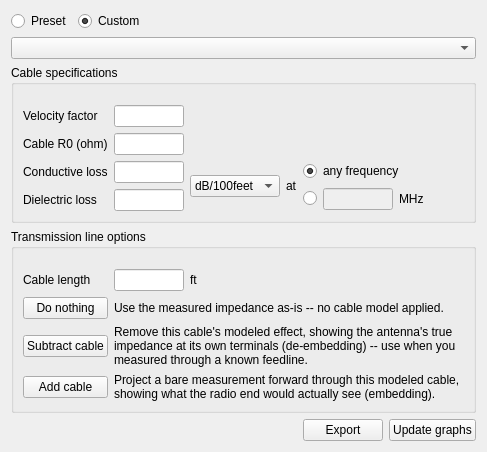
     <widget class="QWidget" name="Cable">
      <attribute name="title">
       <string>Cable</string>
      </attribute>
      <layout class="QVBoxLayout" name="verticalLayout_cable">
       <item>
        <layout class="QHBoxLayout" name="horizontalLayout_cableMode">
         <item>
          <widget class="QRadioButton" name="cablePresetRadio">
           <property name="toolTip">
            <string>Pick a cable type below -- velocity factor, R0, and loss figures are filled in from it and can't be hand-edited while Preset is selected.</string>
           </property>
           <property name="text">
            <string>Preset</string>
           </property>
          </widget>
         </item>
         <item>
          <widget class="QRadioButton" name="cableCustomRadio">
           <property name="toolTip">
            <string>Enter velocity factor, R0, and loss figures by hand -- e.g. from a manufacturer datasheet for a cable not in the preset list, or a velocity factor solved from Tools &gt; TDR Analysis.</string>
           </property>
           <property name="text">
            <string>Custom</string>
           </property>
           <property name="checked">
            <bool>true</bool>
           </property>
          </widget>
         </item>
         <item>
          <spacer name="horizontalSpacer_cableMode">
           <property name="orientation">
            <enum>Qt::Orientation::Horizontal</enum>
           </property>
           <property name="sizeHint" stdset="0">
            <size>
             <width>40</width>
             <height>20</height>
            </size>
           </property>
          </spacer>
         </item>
        </layout>
       </item>
       <item>
        <widget class="NoScrollComboBox" name="cableComboBox">
         <property name="sizePolicy">
          <sizepolicy hsizetype="Expanding" vsizetype="Fixed">
           <horstretch>0</horstretch>
           <verstretch>0</verstretch>
          </sizepolicy>
         </property>
        </widget>
       </item>
       <item>
        <widget class="QGroupBox" name="groupBox_8">
         <property name="sizePolicy">
          <sizepolicy hsizetype="Expanding" vsizetype="Preferred">
           <horstretch>0</horstretch>
           <verstretch>0</verstretch>
          </sizepolicy>
         </property>
         <property name="title">
          <string>Cable specifications</string>
         </property>
         <layout class="QGridLayout" name="gridLayout_4">
          <property name="topMargin">
           <number>20</number>
          </property>
          <item row="2" column="3" rowspan="2">
           <layout class="QVBoxLayout" name="verticalLayout_7">
            <item>
             <widget class="QRadioButton" name="anyFq">
              <property name="text">
               <string>any frequency</string>
              </property>
              <property name="checked">
               <bool>true</bool>
              </property>
             </widget>
            </item>
            <item>
             <layout class="QHBoxLayout" name="horizontalLayout_21">
              <item>
               <widget class="QRadioButton" name="atFq">
                <property name="text">
                 <string/>
                </property>
               </widget>
              </item>
              <item>
               <widget class="QLineEdit" name="atMHz">
                <property name="enabled">
                 <bool>false</bool>
                </property>
                <property name="minimumSize">
                 <size>
                  <width>0</width>
                  <height>20</height>
                 </size>
                </property>
                <property name="maximumSize">
                 <size>
                  <width>70</width>
                  <height>16777215</height>
                 </size>
                </property>
                <property name="alignment">
                 <set>Qt::AlignmentFlag::AlignCenter</set>
                </property>
               </widget>
              </item>
              <item>
               <widget class="QLabel" name="label_13">
                <property name="text">
                 <string>MHz</string>
                </property>
               </widget>
              </item>
              <item>
               <spacer name="horizontalSpacer_atFq">
                <property name="orientation">
                 <enum>Qt::Orientation::Horizontal</enum>
                </property>
                <property name="sizeHint" stdset="0">
                 <size>
                  <width>0</width>
                  <height>20</height>
                 </size>
                </property>
               </spacer>
              </item>
             </layout>
            </item>
           </layout>
          </item>
          <item row="2" column="0">
           <widget class="QLabel" name="label_10">
            <property name="text">
             <string>Conductive loss</string>
            </property>
           </widget>
          </item>
          <item row="3" column="1">
           <widget class="QLineEdit" name="dielectricLoss">
            <property name="maximumSize">
             <size>
              <width>70</width>
              <height>16777215</height>
             </size>
            </property>
            <property name="alignment">
             <set>Qt::AlignmentFlag::AlignRight|Qt::AlignmentFlag::AlignTrailing|Qt::AlignmentFlag::AlignVCenter</set>
            </property>
           </widget>
          </item>
          <item row="1" column="1">
           <widget class="QLineEdit" name="cableR0">
            <property name="maximumSize">
             <size>
              <width>70</width>
              <height>16777215</height>
             </size>
            </property>
            <property name="alignment">
             <set>Qt::AlignmentFlag::AlignRight|Qt::AlignmentFlag::AlignTrailing|Qt::AlignmentFlag::AlignVCenter</set>
            </property>
           </widget>
          </item>
          <item row="2" column="1">
           <widget class="QLineEdit" name="conductiveLoss">
            <property name="maximumSize">
             <size>
              <width>70</width>
              <height>16777215</height>
             </size>
            </property>
            <property name="alignment">
             <set>Qt::AlignmentFlag::AlignRight|Qt::AlignmentFlag::AlignTrailing|Qt::AlignmentFlag::AlignVCenter</set>
            </property>
           </widget>
          </item>
          <item row="3" column="0">
           <widget class="QLabel" name="label_11">
            <property name="text">
             <string>Dielectric loss</string>
            </property>
           </widget>
          </item>
          <item row="0" column="1">
           <widget class="QLineEdit" name="velocityFactor">
            <property name="maximumSize">
             <size>
              <width>70</width>
              <height>16777215</height>
             </size>
            </property>
            <property name="alignment">
             <set>Qt::AlignmentFlag::AlignRight|Qt::AlignmentFlag::AlignTrailing|Qt::AlignmentFlag::AlignVCenter</set>
            </property>
           </widget>
          </item>
          <item row="2" column="4">
           <spacer name="horizontalSpacer_8">
            <property name="orientation">
             <enum>Qt::Orientation::Horizontal</enum>
            </property>
            <property name="sizeHint" stdset="0">
             <size>
              <width>40</width>
              <height>20</height>
             </size>
            </property>
           </spacer>
          </item>
          <item row="1" column="0">
           <widget class="QLabel" name="label_8">
            <property name="text">
             <string>Cable R0 (ohm)</string>
            </property>
           </widget>
          </item>
          <item row="2" column="2" rowspan="2">
           <layout class="QHBoxLayout" name="horizontalLayout_20">
            <item>
             <widget class="NoScrollComboBox" name="cableLossComboBox">
              <property name="minimumSize">
               <size>
                <width>20</width>
                <height>0</height>
               </size>
              </property>
              <property name="maximumSize">
               <size>
                <width>110</width>
                <height>16777215</height>
               </size>
              </property>
              <item>
               <property name="text">
                <string>dB/100feet</string>
               </property>
              </item>
              <item>
               <property name="text">
                <string>dB/feet</string>
               </property>
              </item>
              <item>
               <property name="text">
                <string>dB/100m</string>
               </property>
              </item>
              <item>
               <property name="text">
                <string>dB/m</string>
               </property>
              </item>
             </widget>
            </item>
            <item>
             <widget class="QLabel" name="label_12">
              <property name="text">
               <string>at</string>
              </property>
             </widget>
            </item>
           </layout>
          </item>
          <item row="0" column="0">
           <widget class="QLabel" name="label_7">
            <property name="text">
             <string>Velocity factor</string>
            </property>
           </widget>
          </item>
         </layout>
        </widget>
       </item>
       <item>
        <widget class="QGroupBox" name="groupBox_9">
         <property name="sizePolicy">
          <sizepolicy hsizetype="Expanding" vsizetype="Preferred">
           <horstretch>0</horstretch>
           <verstretch>0</verstretch>
          </sizepolicy>
         </property>
         <property name="title">
          <string>Transmission line options</string>
         </property>
         <layout class="QGridLayout" name="gridLayout_5">
          <property name="topMargin">
           <number>20</number>
          </property>
          <item row="2" column="1">
           <widget class="QLabel" name="subtractCableExplainLabel">
            <property name="sizePolicy">
             <sizepolicy hsizetype="Expanding" vsizetype="Preferred">
              <horstretch>1</horstretch>
              <verstretch>0</verstretch>
             </sizepolicy>
            </property>
            <property name="minimumSize">
             <size>
              <width>320</width>
              <height>0</height>
             </size>
            </property>
            <property name="text">
             <string>Remove this cable's modeled effect, showing the antenna's true impedance at its own terminals (de-embedding) -- use when you measured through a known feedline.</string>
            </property>
            <property name="wordWrap">
             <bool>true</bool>
            </property>
           </widget>
          </item>
          <item row="1" column="1">
           <widget class="QLabel" name="doNothingExplainLabel">
            <property name="sizePolicy">
             <sizepolicy hsizetype="Expanding" vsizetype="Preferred">
              <horstretch>1</horstretch>
              <verstretch>0</verstretch>
             </sizepolicy>
            </property>
            <property name="minimumSize">
             <size>
              <width>320</width>
              <height>0</height>
             </size>
            </property>
            <property name="text">
             <string>Use the measured impedance as-is -- no cable model applied.</string>
            </property>
            <property name="wordWrap">
             <bool>true</bool>
            </property>
           </widget>
          </item>
          <item row="0" column="1">
           <layout class="QHBoxLayout" name="horizontalLayout_cableLength">
            <item>
             <widget class="QLineEdit" name="cableLen">
              <property name="maximumSize">
               <size>
                <width>70</width>
                <height>16777215</height>
               </size>
              </property>
              <property name="alignment">
               <set>Qt::AlignmentFlag::AlignRight|Qt::AlignmentFlag::AlignTrailing|Qt::AlignmentFlag::AlignVCenter</set>
              </property>
             </widget>
            </item>
            <item>
             <widget class="QLabel" name="cableLenUnitLabel">
              <property name="text">
               <string notr="true">ft</string>
              </property>
             </widget>
            </item>
            <item>
             <spacer name="horizontalSpacer_cableLen">
              <property name="orientation">
               <enum>Qt::Orientation::Horizontal</enum>
              </property>
              <property name="sizeHint" stdset="0">
               <size>
                <width>40</width>
                <height>20</height>
               </size>
              </property>
             </spacer>
            </item>
           </layout>
          </item>
          <item row="2" column="0">
           <widget class="QPushButton" name="subtractCableBtn">
            <property name="minimumSize">
             <size>
              <width>0</width>
              <height>20</height>
             </size>
            </property>
            <property name="text">
             <string>Subtract cable</string>
            </property>
            <property name="checkable">
             <bool>true</bool>
            </property>
           </widget>
          </item>
          <item row="3" column="0">
           <widget class="QPushButton" name="addCableBtn">
            <property name="minimumSize">
             <size>
              <width>0</width>
              <height>20</height>
             </size>
            </property>
            <property name="text">
             <string>Add cable</string>
            </property>
            <property name="checkable">
             <bool>true</bool>
            </property>
           </widget>
          </item>
          <item row="1" column="0">
           <widget class="QPushButton" name="doNothingBtn">
            <property name="minimumSize">
             <size>
              <width>0</width>
              <height>20</height>
             </size>
            </property>
            <property name="text">
             <string>Do nothing</string>
            </property>
            <property name="checkable">
             <bool>true</bool>
            </property>
           </widget>
          </item>
          <item row="3" column="1">
           <widget class="QLabel" name="addCableExplainLabel">
            <property name="sizePolicy">
             <sizepolicy hsizetype="Expanding" vsizetype="Preferred">
              <horstretch>1</horstretch>
              <verstretch>0</verstretch>
             </sizepolicy>
            </property>
            <property name="minimumSize">
             <size>
              <width>320</width>
              <height>0</height>
             </size>
            </property>
            <property name="text">
             <string>Project a bare measurement forward through this modeled cable, showing what the radio end would actually see (embedding).</string>
            </property>
            <property name="wordWrap">
             <bool>true</bool>
            </property>
           </widget>
          </item>
          <item row="0" column="0">
           <widget class="QLabel" name="label_14">
            <property name="text">
             <string>Cable length</string>
            </property>
           </widget>
          </item>
         </layout>
        </widget>
       </item>
       <item>
        <spacer name="verticalSpacer_cable">
         <property name="orientation">
          <enum>Qt::Orientation::Vertical</enum>
         </property>
         <property name="sizeHint" stdset="0">
          <size>
           <width>20</width>
           <height>0</height>
          </size>
         </property>
        </spacer>
       </item>
       <item>
        <layout class="QHBoxLayout" name="horizontalLayout_22">
         <item>
          <spacer name="horizontalSpacer_2">
           <property name="orientation">
            <enum>Qt::Orientation::Horizontal</enum>
           </property>
           <property name="sizeHint" stdset="0">
            <size>
             <width>40</width>
             <height>20</height>
            </size>
           </property>
          </spacer>
         </item>
         <item>
          <widget class="QPushButton" name="exportBtn">
           <property name="text">
            <string>Export</string>
           </property>
          </widget>
         </item>
         <item>
          <widget class="QPushButton" name="updateGraphsBtn">
           <property name="text">
            <string>Update graphs</string>
           </property>
          </widget>
         </item>
        </layout>
       </item>
      </layout>
     </widget>
